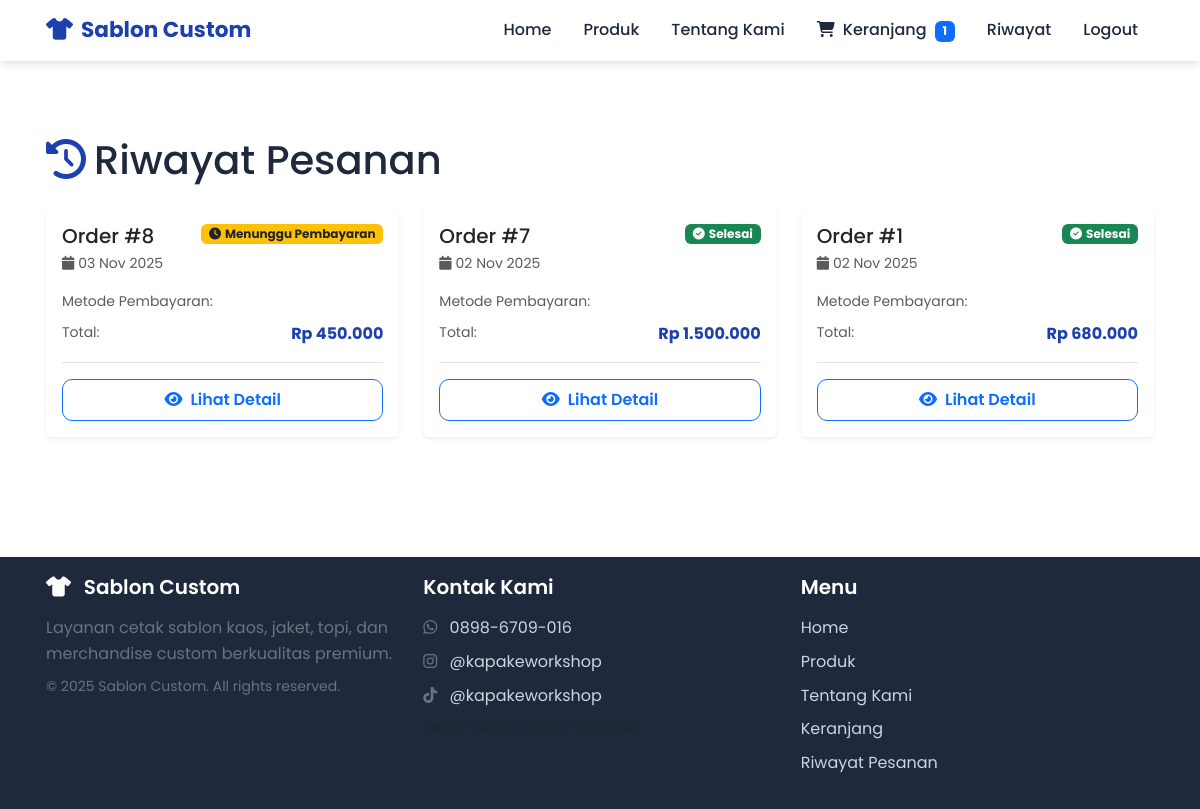
Before: /order_history.php (signed in) with the older database file.
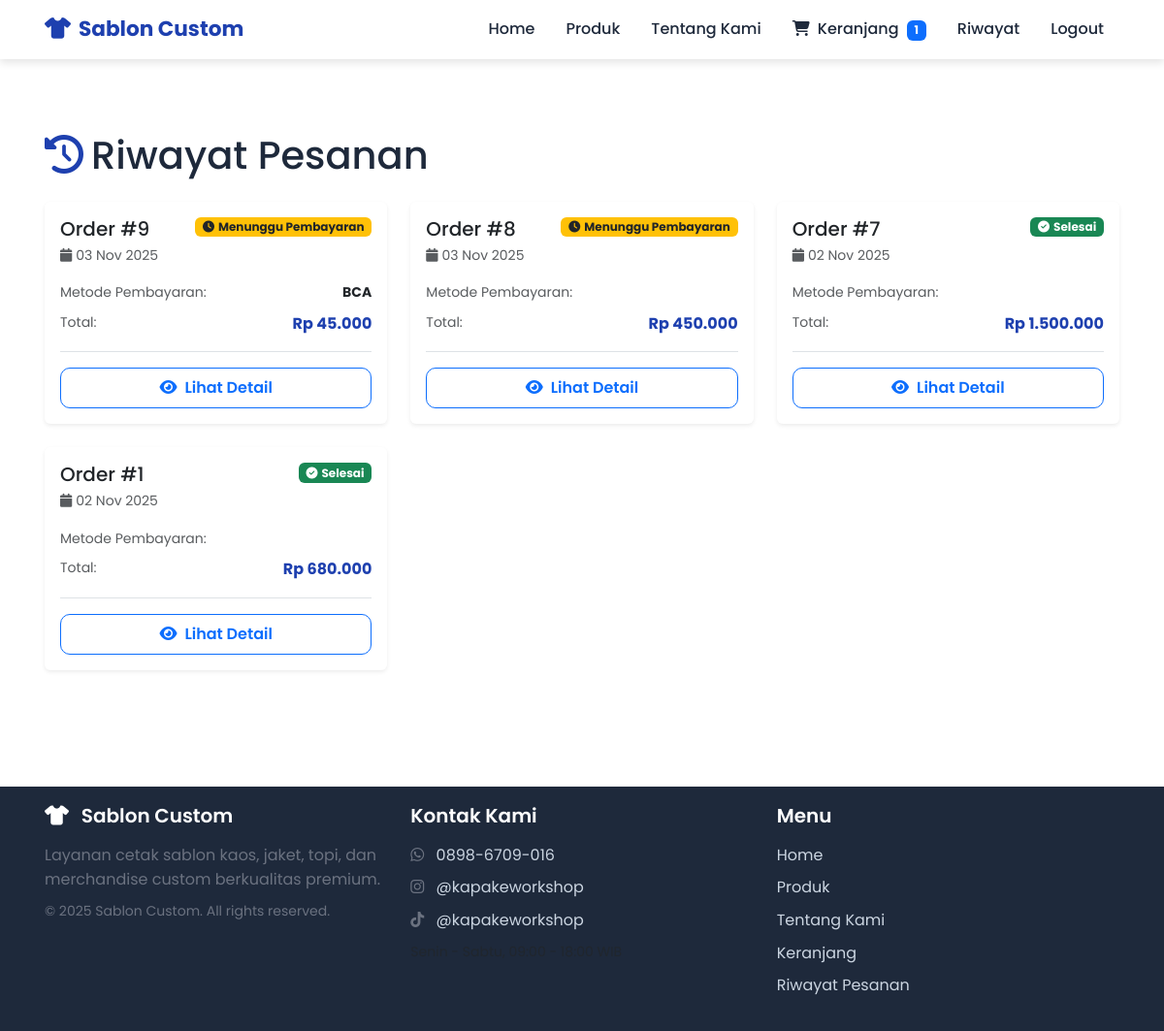
After: the same page with the newer database file.
### tables this page shows
CREATE TABLE `orders` (
  `id` int(11) NOT NULL,
  `id_user` int(11) NOT NULL,
  `tanggal` timestamp NOT NULL DEFAULT current_timestamp(),
  `total_harga` decimal(12,2) DEFAULT NULL,
  `metode_pembayaran` enum('Mandiri','BCA','BRI') DEFAULT 'Mandiri',
  `status` enum('Menunggu Pembayaran','Sudah Dibayar','Selesai') DEFAULT 'Menunggu Pembayaran'
);

### includes/functions.php (called while the page is built, shortened)
<?php
function esc($s) {
    return htmlspecialchars($s, ENT_QUOTES, 'UTF-8');
}
function format_rupiah($number) {
    return 'Rp ' . number_format($number, 0, ',', '.');
}
?>

### order_history.php (the view, shortened to what this page needs)
<?php
require_once __DIR__ . '/includes/functions.php';
require_once __DIR__ . '/includes/header.php';
$user_id = $_SESSION['user_id'];
$stmt = $conn->prepare("SELECT * FROM orders WHERE id_user = ? ORDER BY tanggal DESC");
$stmt->bind_param('i', $user_id);
$stmt->execute();
$orders = $stmt->get_result()->fetch_all(MYSQLI_ASSOC);
?>
<div class="container">
  <section class="section-padding">
    <h1 class="mb-4" data-aos="fade-up">
      <i class="fa-solid fa-clock-rotate-left me-2 text-primary"></i>Riwayat Pesanan
    </h1>
    <?php if (empty($orders)): ?>
      <div class="text-center py-5" data-aos="fade-up">
        <i class="fa-solid fa-receipt text-muted" style="font-size:4rem;opacity:0.3;"></i>
        <h4 class="mt-4 mb-3">Belum Ada Riwayat Pesanan</h4>
        <p class="text-muted mb-4">Anda belum melakukan pemesanan. Mulai belanja sekarang!</p>
        <a href="products.php" class="btn btn-primary btn-lg px-5">
          <i class="fa-solid fa-box-open me-2"></i>Lihat Produk
        </a>
      </div>
    <?php else: ?>
      <div class="row g-4">
        <?php foreach ($orders as $index => $o): ?>
          <div class="col-md-6 col-lg-4" data-aos="fade-up" data-aos-delay="<?php echo 50 * $index; ?>">
            <div class="card border-0 shadow-sm h-100">
              <div class="card-body">
                <div class="d-flex justify-content-between align-items-start mb-3">
                  <div>
                    <h5 class="mb-1">Order #<?php echo $o['id']; ?></h5>
                    <p class="text-muted small mb-0">
                      <i class="fa-solid fa-calendar me-1"></i><?php echo date('d M Y', strtotime($o['tanggal'])); ?>
                    </p>
                  </div>
                  <?php
                    $badgeClass = 'bg-secondary';
                    $badgeIcon = 'fa-hourglass-half';
                    if ($o['status'] === 'Menunggu Pembayaran') {
                      $badgeClass = 'bg-warning text-dark';
                      $badgeIcon = 'fa-clock';
                    }
                    if ($o['status'] === 'Selesai') {
                      $badgeClass = 'bg-success';
                      $badgeIcon = 'fa-check-circle';
                    }
                  ?>
                  <span class="badge <?php echo $badgeClass; ?>">
                    <i class="fa-solid <?php echo $badgeIcon; ?> me-1"></i><?php echo esc($o['status']); ?>
                  </span>
                </div>
                <div class="mb-3 pb-3 border-bottom">
                  <div class="d-flex justify-content-between mb-2">
                    <span class="text-muted small">Metode Pembayaran:</span>
                    <strong class="small"><?php echo esc($o['metode_pembayaran']); ?></strong>
                  </div>
                  <div class="d-flex justify-content-between">
                    <span class="text-muted small">Total:</span>
                    <strong class="text-primary"><?php echo format_rupiah($o['total_harga']); ?></strong>
                  </div>
                </div>
                <a href="order_detail.php?id=<?php echo $o['id']; ?>" class="btn btn-outline-primary w-100">
                  <i class="fa-solid fa-eye me-2"></i>Lihat Detail
                </a>
              </div>
            </div>
          </div>
        <?php endforeach; ?>
      </div>
    <?php endif; ?>
  </section>
</div>
<?php require_once __DIR__ . '/includes/footer.php'; ?>

Changed rows visible on the page:
added orders: id "9", tanggal "03 Nov 2025", status "Menunggu Pembayaran", metode_pembayaran "BCA", total_harga "Rp 45.000"
